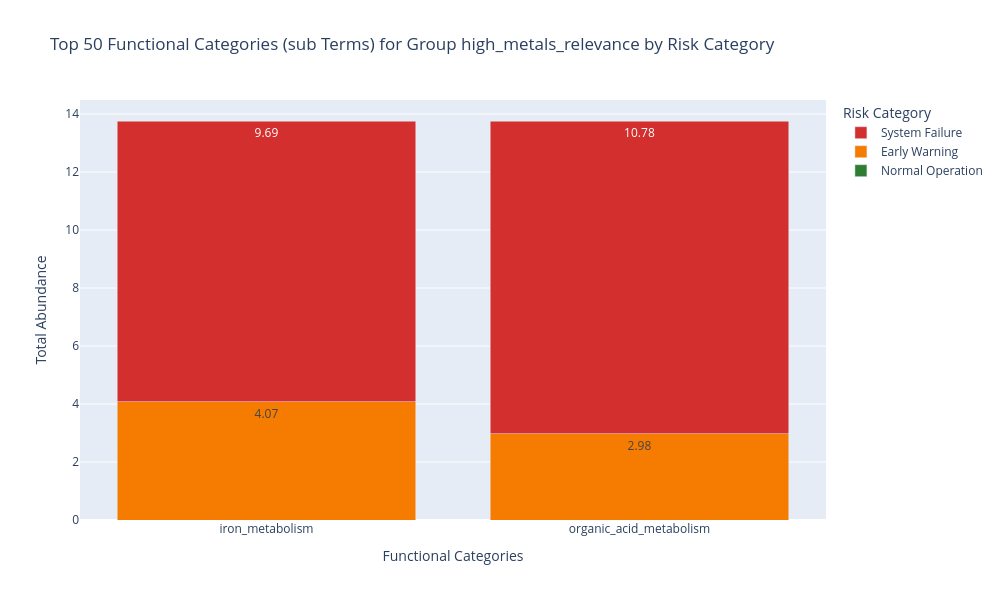

Here is the notebook cell this chart was saved with:
### Code cell
fig = plot_functional_distribution(high_metals_relevance, "high_metals_relevance")

fun_path = data_visual / "11_func.png"
plt.savefig(str(fun_path), dpi=300, bbox_inches='tight')
fig.show()

### Figure 1 — Plotly figure (JSON) as saved in the notebook; plotly's stock layout.template omitted (floating-point values rounded to 4 significant figures)
{"data": [{"marker": {"color": "#2E7D32"}, "name": "Normal Operation", "text": [0.0, 0.0], "textposition": "auto", "type": "bar", "x": ["iron_metabolism", "organic_acid_metabolism"], "y": [0.0, 0.0]}, {"marker": {"color": "#F57C00"}, "name": "Early Warning", "text": [4.07, 2.98], "textposition": "auto", "type": "bar", "x": ["iron_metabolism", "organic_acid_metabolism"], "y": [4.073, 2.976]}, {"marker": {"color": "#D32F2F"}, "name": "System Failure", "text": [9.69, 10.78], "textposition": "auto", "type": "bar", "x": ["iron_metabolism", "organic_acid_metabolism"], "y": [9.687, 10.78]}], "layout": {"barmode": "stack", "height": 600, "hovermode": "x", "legend": {"title": {"text": "Risk Category"}}, "title": {"text": "Top 50 Functional Categories (sub Terms) for Group high_metals_relevance by Risk Category"}, "width": 1000, "xaxis": {"title": {"text": "Functional Categories"}}, "yaxis": {"title": {"text": "Total Abundance"}}}}
